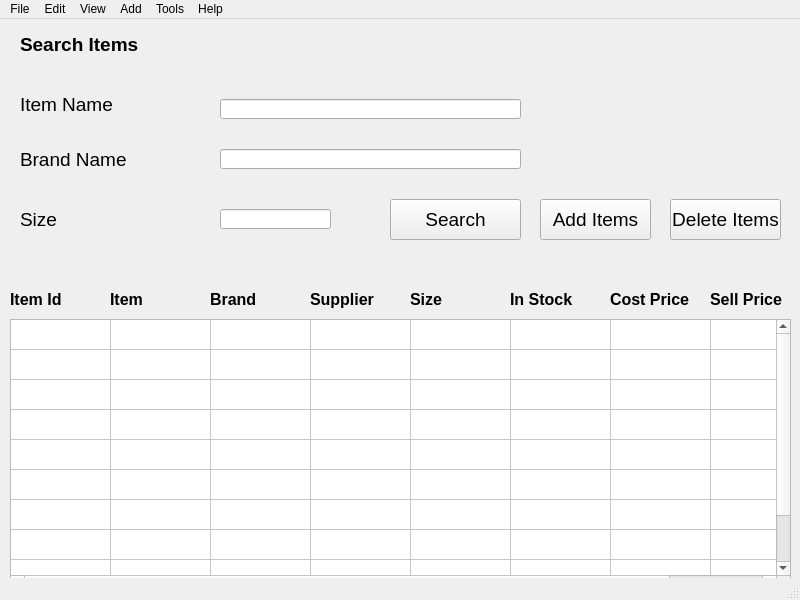
<?xml version="1.0" encoding="UTF-8"?>
<ui version="4.0">
 <class>MainWindow</class>
 <widget class="QMainWindow" name="MainWindow">
  <property name="enabled">
   <bool>true</bool>
  </property>
  <property name="geometry">
   <rect>
    <x>0</x>
    <y>0</y>
    <width>800</width>
    <height>600</height>
   </rect>
  </property>
  <property name="windowTitle">
   <string>MainWindow</string>
  </property>
  <widget class="QWidget" name="centralwidget">
   <widget class="QLabel" name="label">
    <property name="geometry">
     <rect>
      <x>20</x>
      <y>10</y>
      <width>171</width>
      <height>31</height>
     </rect>
    </property>
    <property name="font">
     <font>
      <pointsize>14</pointsize>
      <weight>75</weight>
      <bold>true</bold>
     </font>
    </property>
    <property name="text">
     <string>Search Items</string>
    </property>
   </widget>
   <widget class="QLabel" name="label_2">
    <property name="geometry">
     <rect>
      <x>20</x>
      <y>70</y>
      <width>101</width>
      <height>31</height>
     </rect>
    </property>
    <property name="font">
     <font>
      <pointsize>14</pointsize>
     </font>
    </property>
    <property name="text">
     <string>Item Name</string>
    </property>
   </widget>
   <widget class="QLabel" name="label_3">
    <property name="geometry">
     <rect>
      <x>20</x>
      <y>120</y>
      <width>111</width>
      <height>41</height>
     </rect>
    </property>
    <property name="font">
     <font>
      <pointsize>14</pointsize>
     </font>
    </property>
    <property name="text">
     <string>Brand Name</string>
    </property>
   </widget>
   <widget class="QLabel" name="label_4">
    <property name="geometry">
     <rect>
      <x>20</x>
      <y>180</y>
      <width>121</width>
      <height>41</height>
     </rect>
    </property>
    <property name="font">
     <font>
      <pointsize>14</pointsize>
     </font>
    </property>
    <property name="text">
     <string>Size</string>
    </property>
   </widget>
   <widget class="QPushButton" name="pushButton">
    <property name="geometry">
     <rect>
      <x>390</x>
      <y>180</y>
      <width>131</width>
      <height>41</height>
     </rect>
    </property>
    <property name="font">
     <font>
      <pointsize>14</pointsize>
     </font>
    </property>
    <property name="text">
     <string>Search</string>
    </property>
   </widget>
   <widget class="QLineEdit" name="lineEdit_2">
    <property name="geometry">
     <rect>
      <x>220</x>
      <y>80</y>
      <width>301</width>
      <height>20</height>
     </rect>
    </property>
   </widget>
   <widget class="QLineEdit" name="lineEdit_3">
    <property name="geometry">
     <rect>
      <x>220</x>
      <y>130</y>
      <width>301</width>
      <height>20</height>
     </rect>
    </property>
   </widget>
   <widget class="QLineEdit" name="lineEdit_4">
    <property name="geometry">
     <rect>
      <x>220</x>
      <y>190</y>
      <width>111</width>
      <height>20</height>
     </rect>
    </property>
   </widget>
   <widget class="QPushButton" name="pushButton_2">
    <property name="geometry">
     <rect>
      <x>540</x>
      <y>180</y>
      <width>111</width>
      <height>41</height>
     </rect>
    </property>
    <property name="font">
     <font>
      <pointsize>14</pointsize>
     </font>
    </property>
    <property name="text">
     <string>Add Items</string>
    </property>
   </widget>
   <widget class="QPushButton" name="pushButton_3">
    <property name="geometry">
     <rect>
      <x>670</x>
      <y>180</y>
      <width>111</width>
      <height>41</height>
     </rect>
    </property>
    <property name="font">
     <font>
      <pointsize>14</pointsize>
     </font>
    </property>
    <property name="text">
     <string>Delete Items</string>
    </property>
   </widget>
   <widget class="QLabel" name="label_5">
    <property name="geometry">
     <rect>
      <x>10</x>
      <y>270</y>
      <width>101</width>
      <height>20</height>
     </rect>
    </property>
    <property name="font">
     <font>
      <pointsize>12</pointsize>
      <weight>75</weight>
      <bold>true</bold>
     </font>
    </property>
    <property name="text">
     <string>Item Id</string>
    </property>
   </widget>
   <widget class="QLabel" name="label_6">
    <property name="geometry">
     <rect>
      <x>110</x>
      <y>270</y>
      <width>91</width>
      <height>20</height>
     </rect>
    </property>
    <property name="font">
     <font>
      <pointsize>12</pointsize>
      <weight>75</weight>
      <bold>true</bold>
     </font>
    </property>
    <property name="text">
     <string>Item </string>
    </property>
   </widget>
   <widget class="QLabel" name="label_7">
    <property name="geometry">
     <rect>
      <x>210</x>
      <y>270</y>
      <width>101</width>
      <height>20</height>
     </rect>
    </property>
    <property name="font">
     <font>
      <pointsize>12</pointsize>
      <weight>75</weight>
      <bold>true</bold>
     </font>
    </property>
    <property name="text">
     <string>Brand</string>
    </property>
   </widget>
   <widget class="QLabel" name="label_8">
    <property name="geometry">
     <rect>
      <x>310</x>
      <y>270</y>
      <width>111</width>
      <height>20</height>
     </rect>
    </property>
    <property name="font">
     <font>
      <pointsize>12</pointsize>
      <weight>75</weight>
      <bold>true</bold>
     </font>
    </property>
    <property name="text">
     <string>Supplier</string>
    </property>
   </widget>
   <widget class="QLabel" name="label_9">
    <property name="geometry">
     <rect>
      <x>410</x>
      <y>270</y>
      <width>101</width>
      <height>21</height>
     </rect>
    </property>
    <property name="font">
     <font>
      <pointsize>12</pointsize>
      <weight>75</weight>
      <bold>true</bold>
     </font>
    </property>
    <property name="text">
     <string>Size</string>
    </property>
   </widget>
   <widget class="QLabel" name="label_10">
    <property name="geometry">
     <rect>
      <x>510</x>
      <y>270</y>
      <width>101</width>
      <height>20</height>
     </rect>
    </property>
    <property name="font">
     <font>
      <pointsize>12</pointsize>
      <weight>75</weight>
      <bold>true</bold>
     </font>
    </property>
    <property name="text">
     <string>In Stock</string>
    </property>
   </widget>
   <widget class="QLabel" name="label_11">
    <property name="geometry">
     <rect>
      <x>610</x>
      <y>270</y>
      <width>101</width>
      <height>20</height>
     </rect>
    </property>
    <property name="font">
     <font>
      <pointsize>12</pointsize>
      <weight>75</weight>
      <bold>true</bold>
     </font>
    </property>
    <property name="text">
     <string>Cost Price</string>
    </property>
   </widget>
   <widget class="QLabel" name="label_12">
    <property name="geometry">
     <rect>
      <x>710</x>
      <y>270</y>
      <width>91</width>
      <height>20</height>
     </rect>
    </property>
    <property name="font">
     <font>
      <pointsize>12</pointsize>
      <weight>75</weight>
      <bold>true</bold>
     </font>
    </property>
    <property name="text">
     <string>Sell Price</string>
    </property>
   </widget>
   <widget class="QTableWidget" name="tableWidget">
    <property name="geometry">
     <rect>
      <x>10</x>
      <y>300</y>
      <width>781</width>
      <height>271</height>
     </rect>
    </property>
    <property name="rowCount">
     <number>10</number>
    </property>
    <property name="columnCount">
     <number>8</number>
    </property>
    <attribute name="horizontalHeaderVisible">
     <bool>false</bool>
    </attribute>
    <attribute name="horizontalHeaderHighlightSections">
     <bool>true</bool>
    </attribute>
    <attribute name="verticalHeaderVisible">
     <bool>false</bool>
    </attribute>
    <row/>
    <row/>
    <row/>
    <row/>
    <row/>
    <row/>
    <row/>
    <row/>
    <row/>
    <row/>
    <column/>
    <column/>
    <column/>
    <column/>
    <column/>
    <column/>
    <column/>
    <column/>
   </widget>
  </widget>
  <widget class="QMenuBar" name="menubar">
   <property name="geometry">
    <rect>
     <x>0</x>
     <y>0</y>
     <width>800</width>
     <height>21</height>
    </rect>
   </property>
   <widget class="QMenu" name="menuOptions">
    <property name="title">
     <string>File</string>
    </property>
   </widget>
   <widget class="QMenu" name="menuEdit">
    <property name="title">
     <string>Edit</string>
    </property>
   </widget>
   <widget class="QMenu" name="menuAdd">
    <property name="title">
     <string>View</string>
    </property>
    <addaction name="actionSearch"/>
   </widget>
   <widget class="QMenu" name="menuAdd_2">
    <property name="title">
     <string>Add</string>
    </property>
   </widget>
   <widget class="QMenu" name="menuHelp">
    <property name="title">
     <string>Tools</string>
    </property>
   </widget>
   <widget class="QMenu" name="menuHelp_2">
    <property name="title">
     <string>Help</string>
    </property>
   </widget>
   <addaction name="menuOptions"/>
   <addaction name="menuEdit"/>
   <addaction name="menuAdd"/>
   <addaction name="menuAdd_2"/>
   <addaction name="menuHelp"/>
   <addaction name="menuHelp_2"/>
  </widget>
  <widget class="QStatusBar" name="statusbar"/>
  <action name="actionSearch">
   <property name="text">
    <string>Search</string>
   </property>
  </action>
 </widget>
 <resources/>
 <connections/>
</ui>
